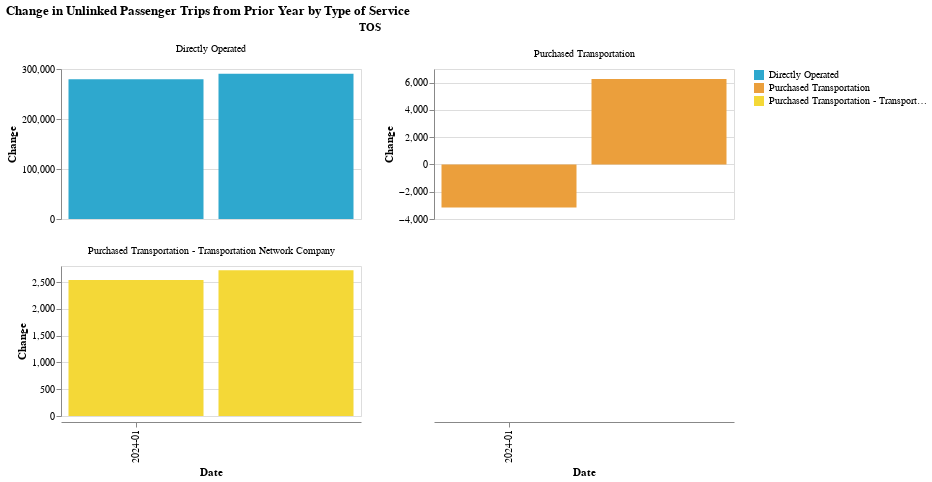

Here is the notebook cell this chart was saved with:
### Code cell
make_bar_chart(by_tos_long, y_col = "change_1yr", color_col = "TOS")

### Figure 1 — Vega-Lite specification as saved in the notebook (floating-point values rounded to 4 significant figures)
{"config": {"view": {"continuousWidth": 300, "continuousHeight": 300}}, "data": {"name": "data-01a9e18ea6126d0c888cf57f4fa6d44a"}, "facet": {"field": "TOS", "type": "nominal"}, "spec": {"mark": {"type": "bar"}, "encoding": {"color": {"field": "TOS", "scale": {"range": ["#2EA8CE", "#EB9F3C", "#F4D837", "#51BF9D", "#8CBCCB", "#9487C0", "#136C97", "#E16B26", "#F6BF16", "#00896B", "#7790A3", "#5B559C"]}, "title": "", "type": "nominal"}, "tooltip": [{"field": "year_month", "type": "nominal"}, {"field": "change_1yr", "type": "quantitative"}, {"field": "TOS", "type": "nominal"}, {"field": "RTPA", "type": "nominal"}], "x": {"axis": {"values": ["2024-01"]}, "field": "year_month", "title": "Date", "type": "ordinal"}, "y": {"field": "change_1yr", "title": "Change", "type": "quantitative"}}, "height": 150, "name": "view_6", "width": 300}, "columns": 2, "params": [{"name": "param_6", "select": {"type": "interval", "encodings": ["x", "y"]}, "bind": "scales", "views": ["view_6"]}], "resolve": {"scale": {"x": "shared", "y": "independent"}}, "title": "Change in Unlinked Passenger Trips from Prior Year by Type of Service", "$schema": "https://vega.github.io/schema/vega-lite/v5.14.1.json", "datasets": {"data-01a9e18ea6126d0c888cf57f4fa6d44a": [{"TOS": "Directly Operated", "RTPA": "Sacramento Area Council of Governments", "variable": "1/2024", "upt": 1788000.0, "change_1yr": 279700.0, "year": "2024", "month": "01", "year_month": "2024-01"}, {"TOS": "Purchased Transportation", "RTPA": "Sacramento Area Council of Governments", "variable": "1/2024", "upt": 95610.0, "change_1yr": -3149.0, "year": "2024", "month": "01", "year_month": "2024-01"}, {"TOS": "Purchased Transportation - Transportation Network Company", "RTPA": "Sacramento Area Council of Governments", "variable": "1/2024", "upt": 7428.0, "change_1yr": 2538.0, "year": "2024", "month": "01", "year_month": "2024-01"}, {"TOS": "Directly Operated", "RTPA": "Sacramento Area Council of Governments", "variable": "2/2024", "upt": 1832000.0, "change_1yr": 290400.0, "year": "2024", "month": "02", "year_month": "2024-02"}, {"TOS": "Purchased Transportation", "RTPA": "Sacramento Area Council of Governments", "variable": "2/2024", "upt": 97180.0, "change_1yr": 6260.0, "year": "2024", "month": "02", "year_month": "2024-02"}, {"TOS": "Purchased Transportation - Transportation Network Company", "RTPA": "Sacramento Area Council of Governments", "variable": "2/2024", "upt": 7794.0, "change_1yr": 2722.0, "year": "2024", "month": "02", "year_month": "2024-02"}]}}
